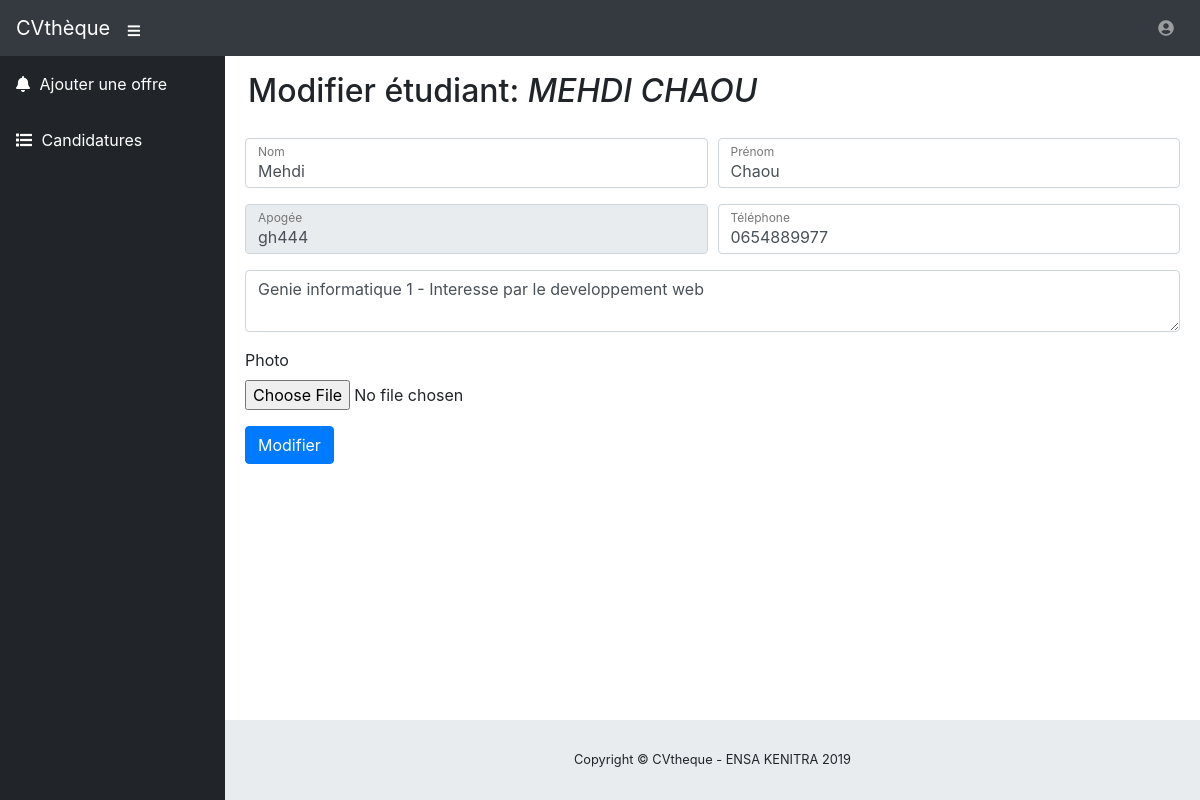
/admin/modifierEtudiant.php?idEtudiant=1 (signed in), run on an earlier commit of the app's database.
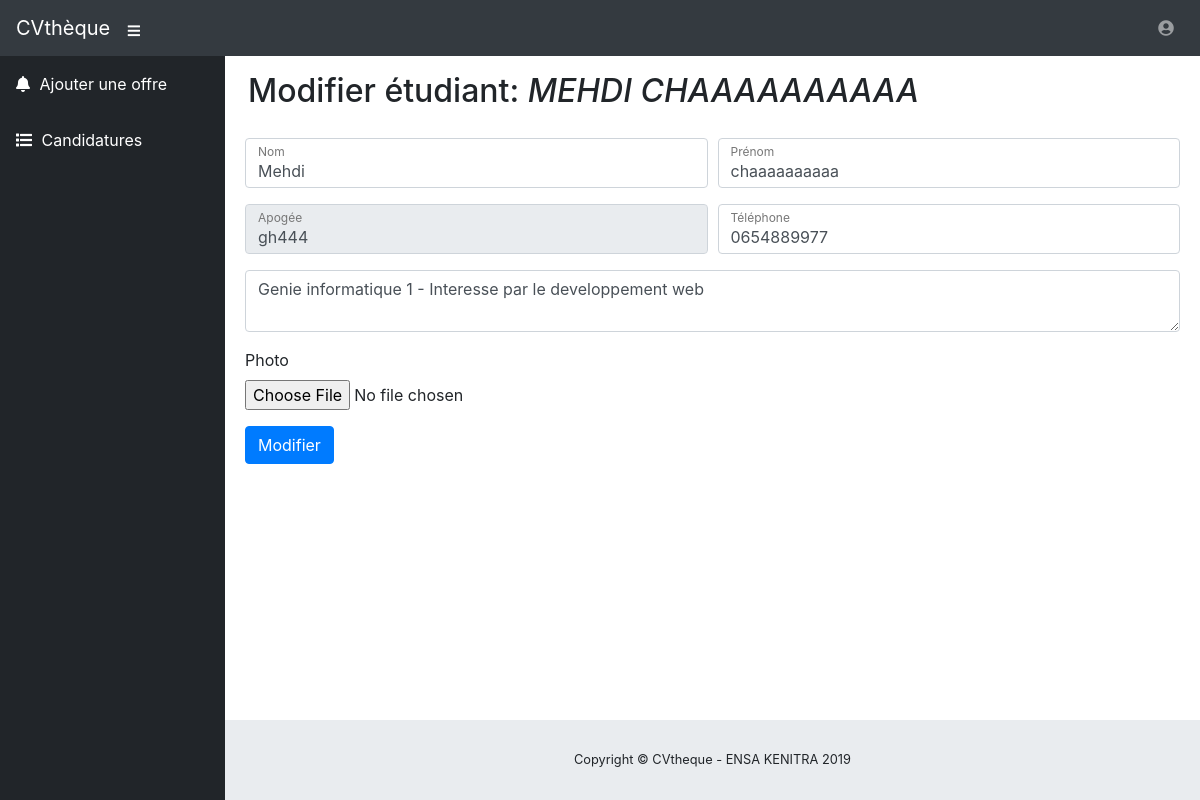
And on a later commit of the database.
### tables this page shows
CREATE TABLE `etudiants` (
  `id` int(11) NOT NULL,
  `numero_apogee` varchar(255) NOT NULL,
  `nom` varchar(60) NOT NULL,
  `prenom` varchar(60) NOT NULL,
  `phone` varchar(30) NOT NULL,
  `email` varchar(255) NOT NULL,
  `description` varchar(255) NOT NULL,
  `image` varchar(255) DEFAULT NULL,
  `video` varchar(255) DEFAULT NULL
);

### sources/lib.php (called while the page is built, shortened)
<?php
function infoEtudiant($id,$conn){
  $selectEtudiant = $conn->prepare("SELECT * FROM etudiants WHERE id=:id limit 1");
  $selectEtudiant->bindParam(':id',$id);
  $selectEtudiant->execute();
  if($selectEtudiant && $selectEtudiant->rowCount() > 0){
    return $selectEtudiant;
  }
}
 ?>

### admin/modifierEtudiant.php (the view, shortened to what this page needs)
  <?php
  require '../config/dbConnection.php';
  require '../sources/lib.php';
  if (isset($_GET['idEtudiant'])){
    $e = infoEtudiant($_GET['idEtudiant'],$conn)->fetch();
}
  else{
    header("Location: listerEtudiants.php");
  }
   ?>
<!DOCTYPE html>
<html lang="en">
<head>
  <?php require('../includes/styles.php'); ?>
</head>
<body id="page-top">
  <?php   require('../includes/topnav.php'); ?>
  <div id="wrapper">
    <?php   require('../includes/sidenav.php'); ?>
    <div id="content-wrapper">
      <div id="container-fluid">
        <div class="col-12 ml-2">
          <h2>Modifier étudiant: <i><?= strtoupper($e['nom'] . " " . $e['prenom'])?></i></h2>
        </div>
        <?php   require('../includes/footer.php'); ?>
        <div class="card-body">
        <form method="POST" enctype="multipart/form-data">
          <div class="form-group">
            <div class="form-row">
              <div class="col-md-6">
                <div class="form-label-group">
                  <input type="text"  name="nom" id="nom" class="form-control" value="<?= $e['nom'] ?>" required="required" autofocus="autofocus">
                  <label for="nom">Nom </label>
                </div>
              </div>
              <div class="col-md-6">
                <div class="form-label-group">
                  <input type="text"  name="prenom" id="prenom" class="form-control" value="<?= $e['prenom'] ?>" required="required" autofocus="autofocus">
                  <label for="prenom">Prénom</label>
                </div>
              </div>
            </div>
          </div>
          <div class="form-group">
            <div class="form-row">
              <div class="col-6">
                <div class="form-label-group">
                  <input type="text" id="apogee" name="apogee" class="form-control"  value="<?= $e['numero_apogee'] ?>" disabled></textarea>
                  <label for="apogee">Apogée</label>
                </div>
              </div>
              <div class="col-6">
                <div class="form-label-group">
                  <input  type="text" id="phone" name="phone" class="form-control"  value="<?= $e['phone'] ?>" required="required"></textarea>
                  <label for="phone">Téléphone</label>
                </div>
              </div>
            </div>
          </div>
          <div class="form-group">
            <div class="form-row">
              <div class="col-12">
                <div class="form-label-group">
                  <textarea  name="description" id="description" class="form-control"><?= $e['description'] ?></textarea>
                </div>
              </div>
            </div>
          </div>
          <div class="form-group">
            <label for="photo">Photo</label>
            <input type="file" class="form-control-file" id="photo" name="photo">
          </div>
          <button type="submit" name="submit" class="btn btn-primary">Modifier</button>
        </form>
      </div>
      </div>
    </div>
  </div>
</body>
</html>

What changed in the data, as far as the page shows it:
changed etudiants "Mehdi": nom+prenom "MEHDI CHAOU" → "MEHDI CHAAAAAAAAAA"; prenom "Chaou" → "chaaaaaaaaaa"
